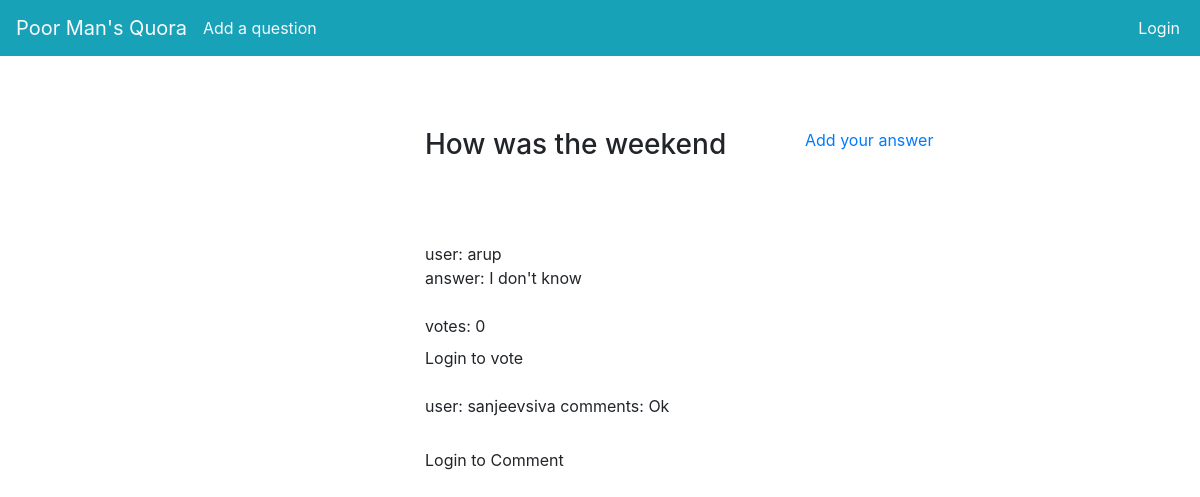
The page /7 on the database as committed earlier.
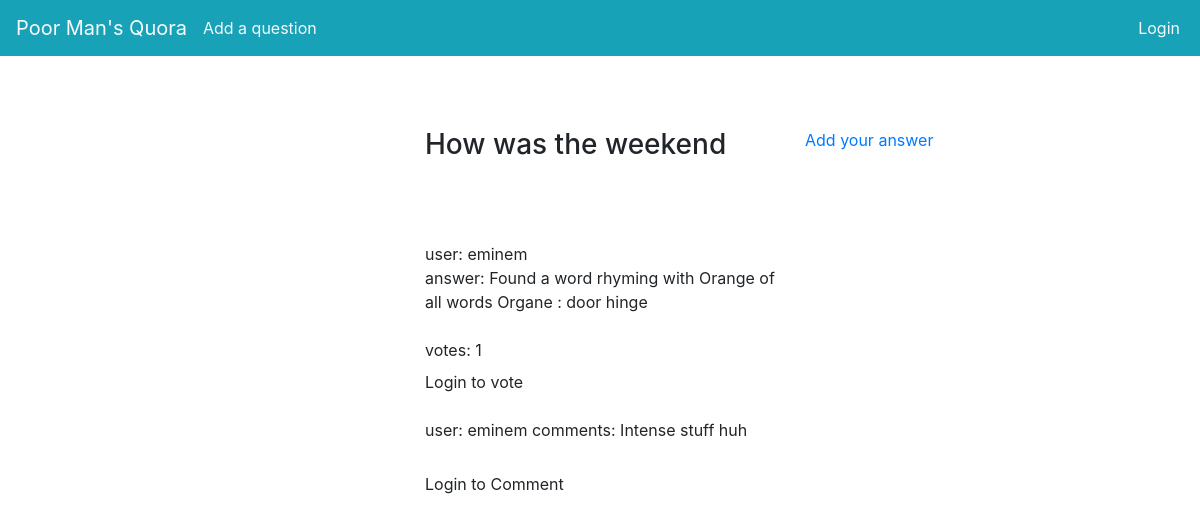
The same page on the database as committed later.
### dashboard/models.py (models this page shows, shortened)
class TimeStampMixin(models.Model):
    created_at = models.DateTimeField(auto_now_add=True)
    updated_at = models.DateTimeField(auto_now=True)
    class Meta:
        abstract = True

class Answer(TimeStampMixin):
    user = models.ForeignKey(User, on_delete=models.CASCADE)
    question = models.ForeignKey(Question, on_delete=models.CASCADE)
    answer_text = models.CharField(max_length=2000)

class Comment(TimeStampMixin):
    answer = models.ForeignKey(Answer, on_delete=models.CASCADE)
    user = models.ForeignKey(User, on_delete=models.CASCADE)
    comment_text = models.CharField(max_length=2000)

### dashboard/views.py (the view)
# urls.py: path('<int:question_id>', views.question, name='question'),
def question(request, question_id):
    question = get_object_or_404(Question, pk=question_id)
    final_answer = {}
    answer = Answer.objects.prefetch_related('comment_set').filter(question=question)
    for ans in answer:
        comments = ans.comment_set.all()
        final_answer[ans] = (comments, Vote.objects.filter(answer=ans).count())
    editable = False
    if request.user.is_authenticated:
        if Answer.already_answered(question_id=question.id, user_id=request.user.id):
            editable = True
        else:
            editable = False
    form = add_comment(request)
    return render(request, 'dashboard/question.html',
                  {"question": question, "editable": editable, "form": form, "final_answer": final_answer})

### templates/dashboard/question.html (shortened to what this page needs)
{% extends 'dashboard/base.html' %}
{% block content %}
<br>
    <br>
    <br>
<div class="container">
  <div class="row">
    <div class="col">
    </div>
    <div class="col">
      <h3>{{question.question_text}}</h3>
        <br>
        <br>
        <br>
        {% for answer,comments in final_answer.items %}
                <div>
                user: {{ answer.user.username }}
                <br>
                answer: {{answer.answer_text}}
                <br>
                </div>
                <br>
                <div>
                      votes: <label id="votes-{{ answer.id }}">{{comments.1}}</label>
                    {% if request.user.id is  None %}
                        <br>
                        Login to vote
                     {% else %}
                        <input type="button" name="upvote" value="upvote" onclick=vote({{request.user.id}},{{answer.id}})>
                    {% endif %}
                </div>
                <div>
                    {% for comm in comments.0 %}
                        <br>
                            {% if comm.user == request.user %}
                                user : me
                            {% else %}
                                user: {{ comm.user.username }}
                            {% endif %}
                            comments: {{ comm.comment_text }}
                    {% endfor %}
            </div>
            <Form method="POST" action="">
                    {% if request.user.id is  None %}
                        <br>
                        Login to Comment
                     {% else %}
                <input type="submit" name="comment" value="comment">
            {% endif %}
            </Form>
            <br>
        {% endfor %}
    </div>
    <div class="col">
        {% if editable == True %}
            <a href="{{ question.id }}/edit/">Edit your answer</a>
            <br>
        {% else %}
            <a href="{{ question.id }}/answer/">Add your answer</a>
        {% endif %}
    <br>
    <br>
    </div>
  </div>
</div>
{% endblock %}

Rows that differ between the two databases and show on the page:
removed Answer: user.username "arup", answer_text "I don't know", comments "0"
removed Comment: user.username "sanjeevsiva", comment_text "Ok", shown under "arup"
added Answer: user.username "eminem", answer_text "Found a word rhyming with Orange of all words Organe : door hinge", comments "1"
added Comment: user.username "eminem", comment_text "Intense stuff huh"
